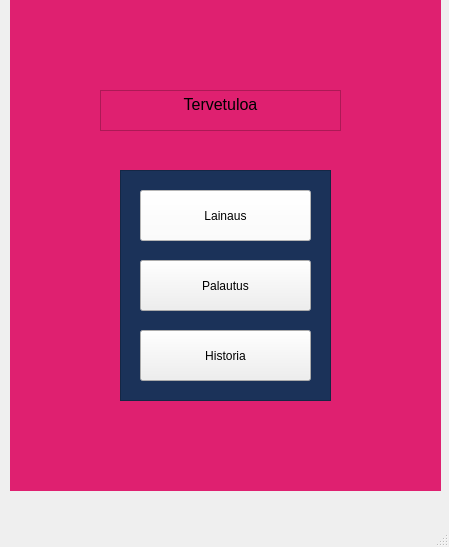
<?xml version="1.0" encoding="UTF-8"?>
<ui version="4.0">
 <class>MainWindow</class>
 <widget class="QMainWindow" name="MainWindow">
  <property name="geometry">
   <rect>
    <x>0</x>
    <y>0</y>
    <width>449</width>
    <height>547</height>
   </rect>
  </property>
  <property name="windowTitle">
   <string>MainWindow</string>
  </property>
  <widget class="QWidget" name="centralwidget">
   <widget class="QStackedWidget" name="stackedWidget">
    <property name="geometry">
     <rect>
      <x>10</x>
      <y>0</y>
      <width>431</width>
      <height>491</height>
     </rect>
    </property>
    <property name="styleSheet">
     <string notr="true">background-color: rgb(0, 149, 178);
background-color: rgb(223, 32, 112);</string>
    </property>
    <property name="currentIndex">
     <number>0</number>
    </property>
    <widget class="QWidget" name="page">
     <widget class="QFrame" name="frame">
      <property name="geometry">
       <rect>
        <x>110</x>
        <y>170</y>
        <width>211</width>
        <height>231</height>
       </rect>
      </property>
      <property name="styleSheet">
       <string notr="true">background-color: rgb(27, 50, 89);</string>
      </property>
      <property name="frameShape">
       <enum>QFrame::Shape::StyledPanel</enum>
      </property>
      <property name="frameShadow">
       <enum>QFrame::Shadow::Raised</enum>
      </property>
      <widget class="QPushButton" name="lainausnappi">
       <property name="geometry">
        <rect>
         <x>20</x>
         <y>20</y>
         <width>171</width>
         <height>51</height>
        </rect>
       </property>
       <property name="styleSheet">
        <string notr="true">background-color: rgb(255, 255, 255);</string>
       </property>
       <property name="text">
        <string>Lainaus</string>
       </property>
      </widget>
      <widget class="QPushButton" name="palautusnappi">
       <property name="geometry">
        <rect>
         <x>20</x>
         <y>90</y>
         <width>171</width>
         <height>51</height>
        </rect>
       </property>
       <property name="styleSheet">
        <string notr="true">background-color: rgb(239, 239, 239);</string>
       </property>
       <property name="text">
        <string>Palautus</string>
       </property>
      </widget>
      <widget class="QPushButton" name="historianappi">
       <property name="geometry">
        <rect>
         <x>20</x>
         <y>160</y>
         <width>171</width>
         <height>51</height>
        </rect>
       </property>
       <property name="styleSheet">
        <string notr="true">background-color: rgb(239, 239, 239);</string>
       </property>
       <property name="text">
        <string>Historia</string>
       </property>
      </widget>
     </widget>
     <widget class="QTextEdit" name="tervetuloa">
      <property name="geometry">
       <rect>
        <x>90</x>
        <y>90</y>
        <width>241</width>
        <height>41</height>
       </rect>
      </property>
      <property name="html">
       <string>&lt;!DOCTYPE HTML PUBLIC &quot;-//W3C//DTD HTML 4.0//EN&quot; &quot;http://www.w3.org/TR/REC-html40/strict.dtd&quot;&gt;
&lt;html&gt;&lt;head&gt;&lt;meta name=&quot;qrichtext&quot; content=&quot;1&quot; /&gt;&lt;meta charset=&quot;utf-8&quot; /&gt;&lt;style type=&quot;text/css&quot;&gt;
p, li { white-space: pre-wrap; }
hr { height: 1px; border-width: 0; }
li.unchecked::marker { content: &quot;\2610&quot;; }
li.checked::marker { content: &quot;\2612&quot;; }
&lt;/style&gt;&lt;/head&gt;&lt;body style=&quot; font-family:'Segoe UI'; font-size:9pt; font-weight:400; font-style:normal;&quot;&gt;
&lt;p align=&quot;center&quot; style=&quot; margin-top:0px; margin-bottom:0px; margin-left:0px; margin-right:0px; -qt-block-indent:0; text-indent:0px;&quot;&gt;&lt;span style=&quot; font-family:'MS Shell Dlg 2'; font-size:12pt;&quot;&gt;Tervetuloa&lt;/span&gt;&lt;/p&gt;&lt;/body&gt;&lt;/html&gt;</string>
      </property>
     </widget>
    </widget>
    <widget class="QWidget" name="page_2">
     <widget class="QFrame" name="frame_6">
      <property name="geometry">
       <rect>
        <x>50</x>
        <y>60</y>
        <width>341</width>
        <height>401</height>
       </rect>
      </property>
      <property name="styleSheet">
       <string notr="true">background-color: rgb(0, 149, 178);</string>
      </property>
      <property name="frameShape">
       <enum>QFrame::Shape::StyledPanel</enum>
      </property>
      <property name="frameShadow">
       <enum>QFrame::Shadow::Raised</enum>
      </property>
      <widget class="QLabel" name="otsikkolainaus">
       <property name="geometry">
        <rect>
         <x>120</x>
         <y>30</y>
         <width>101</width>
         <height>16</height>
        </rect>
       </property>
       <property name="maximumSize">
        <size>
         <width>101</width>
         <height>16</height>
        </size>
       </property>
       <property name="styleSheet">
        <string notr="true"/>
       </property>
       <property name="text">
        <string>&lt;html&gt;&lt;head/&gt;&lt;body&gt;&lt;p align=&quot;center&quot;&gt;&lt;span style=&quot; font-size:10pt; font-weight:600;&quot;&gt;Lainaus&lt;/span&gt;&lt;/p&gt;&lt;/body&gt;&lt;/html&gt;</string>
       </property>
      </widget>
      <widget class="QComboBox" name="lainauksenvalikoima">
       <property name="geometry">
        <rect>
         <x>40</x>
         <y>80</y>
         <width>261</width>
         <height>21</height>
        </rect>
       </property>
       <property name="styleSheet">
        <string notr="true">background-color: rgb(239, 239, 239);
</string>
       </property>
      </widget>
      <widget class="QTableWidget" name="lainausvalikoimalista">
       <property name="geometry">
        <rect>
         <x>20</x>
         <y>150</y>
         <width>301</width>
         <height>101</height>
        </rect>
       </property>
       <property name="toolTip">
        <string>&lt;html&gt;&lt;head/&gt;&lt;body&gt;&lt;p align=&quot;center&quot;&gt;&lt;br/&gt;&lt;/p&gt;&lt;/body&gt;&lt;/html&gt;</string>
       </property>
       <property name="styleSheet">
        <string notr="true">background-color: rgb(239, 239, 239);
gridline-color: rgb(27, 50, 89);</string>
       </property>
       <row>
        <property name="text">
         <string>Tavara</string>
        </property>
       </row>
       <column>
        <property name="text">
         <string>Tavara 1</string>
        </property>
       </column>
       <column>
        <property name="text">
         <string>Tavara 2</string>
        </property>
       </column>
      </widget>
      <widget class="QFrame" name="frame_2">
       <property name="geometry">
        <rect>
         <x>200</x>
         <y>300</y>
         <width>131</width>
         <height>91</height>
        </rect>
       </property>
       <property name="styleSheet">
        <string notr="true">background-color: rgb(27, 50, 89);
</string>
       </property>
       <property name="frameShape">
        <enum>QFrame::Shape::StyledPanel</enum>
       </property>
       <property name="frameShadow">
        <enum>QFrame::Shadow::Raised</enum>
       </property>
       <widget class="QPushButton" name="palaanappilainauksessa">
        <property name="geometry">
         <rect>
          <x>10</x>
          <y>10</y>
          <width>111</width>
          <height>31</height>
         </rect>
        </property>
        <property name="styleSheet">
         <string notr="true">background-color: rgb(239, 239, 239);</string>
        </property>
        <property name="text">
         <string>Palaa</string>
        </property>
       </widget>
       <widget class="QPushButton" name="vahvistanappilainauksessa">
        <property name="geometry">
         <rect>
          <x>10</x>
          <y>50</y>
          <width>111</width>
          <height>31</height>
         </rect>
        </property>
        <property name="styleSheet">
         <string notr="true">background-color: rgb(239, 239, 239);</string>
        </property>
        <property name="text">
         <string>Vahvista</string>
        </property>
       </widget>
      </widget>
     </widget>
    </widget>
    <widget class="QWidget" name="page_3">
     <widget class="QFrame" name="frame_7">
      <property name="geometry">
       <rect>
        <x>60</x>
        <y>80</y>
        <width>321</width>
        <height>361</height>
       </rect>
      </property>
      <property name="styleSheet">
       <string notr="true">background-color: rgb(0, 149, 178);</string>
      </property>
      <property name="frameShape">
       <enum>QFrame::Shape::StyledPanel</enum>
      </property>
      <property name="frameShadow">
       <enum>QFrame::Shadow::Raised</enum>
      </property>
      <widget class="QFrame" name="frame_3">
       <property name="geometry">
        <rect>
         <x>180</x>
         <y>260</y>
         <width>131</width>
         <height>91</height>
        </rect>
       </property>
       <property name="styleSheet">
        <string notr="true">background-color: rgb(27, 50, 89);</string>
       </property>
       <property name="frameShape">
        <enum>QFrame::Shape::StyledPanel</enum>
       </property>
       <property name="frameShadow">
        <enum>QFrame::Shadow::Raised</enum>
       </property>
       <widget class="QPushButton" name="palaanappipalautuksessa">
        <property name="geometry">
         <rect>
          <x>10</x>
          <y>10</y>
          <width>111</width>
          <height>31</height>
         </rect>
        </property>
        <property name="styleSheet">
         <string notr="true">background-color: rgb(239, 239, 239);</string>
        </property>
        <property name="text">
         <string>Palaa</string>
        </property>
       </widget>
       <widget class="QPushButton" name="vahvistanappipalautuksessa">
        <property name="geometry">
         <rect>
          <x>10</x>
          <y>50</y>
          <width>111</width>
          <height>31</height>
         </rect>
        </property>
        <property name="styleSheet">
         <string notr="true">background-color: rgb(239, 239, 239);</string>
        </property>
        <property name="text">
         <string>Vahvista</string>
        </property>
       </widget>
      </widget>
      <widget class="QTextEdit" name="palautus">
       <property name="geometry">
        <rect>
         <x>70</x>
         <y>80</y>
         <width>191</width>
         <height>41</height>
        </rect>
       </property>
       <property name="html">
        <string>&lt;!DOCTYPE HTML PUBLIC &quot;-//W3C//DTD HTML 4.0//EN&quot; &quot;http://www.w3.org/TR/REC-html40/strict.dtd&quot;&gt;
&lt;html&gt;&lt;head&gt;&lt;meta name=&quot;qrichtext&quot; content=&quot;1&quot; /&gt;&lt;meta charset=&quot;utf-8&quot; /&gt;&lt;style type=&quot;text/css&quot;&gt;
p, li { white-space: pre-wrap; }
hr { height: 1px; border-width: 0; }
li.unchecked::marker { content: &quot;\2610&quot;; }
li.checked::marker { content: &quot;\2612&quot;; }
&lt;/style&gt;&lt;/head&gt;&lt;body style=&quot; font-family:'Segoe UI'; font-size:9pt; font-weight:400; font-style:normal;&quot;&gt;
&lt;p align=&quot;center&quot; style=&quot; margin-top:0px; margin-bottom:0px; margin-left:0px; margin-right:0px; -qt-block-indent:0; text-indent:0px;&quot;&gt;&lt;span style=&quot; font-family:'MS Shell Dlg 2'; font-size:12pt;&quot;&gt;Palautus&lt;/span&gt;&lt;/p&gt;&lt;/body&gt;&lt;/html&gt;</string>
       </property>
      </widget>
     </widget>
    </widget>
    <widget class="QWidget" name="page_4">
     <widget class="QFrame" name="frame_8">
      <property name="geometry">
       <rect>
        <x>20</x>
        <y>30</y>
        <width>391</width>
        <height>431</height>
       </rect>
      </property>
      <property name="styleSheet">
       <string notr="true">background-color: rgb(75, 188, 197);</string>
      </property>
      <property name="frameShape">
       <enum>QFrame::Shape::StyledPanel</enum>
      </property>
      <property name="frameShadow">
       <enum>QFrame::Shadow::Raised</enum>
      </property>
      <widget class="QLabel" name="historia">
       <property name="geometry">
        <rect>
         <x>150</x>
         <y>20</y>
         <width>101</width>
         <height>16</height>
        </rect>
       </property>
       <property name="maximumSize">
        <size>
         <width>101</width>
         <height>16</height>
        </size>
       </property>
       <property name="text">
        <string>&lt;html&gt;&lt;head/&gt;&lt;body&gt;&lt;p align=&quot;center&quot;&gt;&lt;span style=&quot; font-size:11pt; font-weight:600;&quot;&gt;Historia&lt;/span&gt;&lt;/p&gt;&lt;/body&gt;&lt;/html&gt;</string>
       </property>
      </widget>
      <widget class="QFrame" name="frame_5">
       <property name="geometry">
        <rect>
         <x>40</x>
         <y>80</y>
         <width>311</width>
         <height>101</height>
        </rect>
       </property>
       <property name="styleSheet">
        <string notr="true">
background-color: rgb(27, 50, 89);</string>
       </property>
       <property name="frameShape">
        <enum>QFrame::Shape::StyledPanel</enum>
       </property>
       <property name="frameShadow">
        <enum>QFrame::Shadow::Raised</enum>
       </property>
       <widget class="QPushButton" name="haenappi">
        <property name="geometry">
         <rect>
          <x>210</x>
          <y>20</y>
          <width>81</width>
          <height>31</height>
         </rect>
        </property>
        <property name="styleSheet">
         <string notr="true">background-color: rgb(239, 239, 239);</string>
        </property>
        <property name="text">
         <string>Hae</string>
        </property>
       </widget>
       <widget class="QComboBox" name="tavarahistoriassa">
        <property name="geometry">
         <rect>
          <x>10</x>
          <y>40</y>
          <width>161</width>
          <height>21</height>
         </rect>
        </property>
        <property name="styleSheet">
         <string notr="true">background-color: rgb(239, 239, 239);</string>
        </property>
        <item>
         <property name="text">
          <string>Tavara</string>
         </property>
        </item>
       </widget>
       <widget class="QComboBox" name="henkilohistoriassa">
        <property name="geometry">
         <rect>
          <x>10</x>
          <y>70</y>
          <width>161</width>
          <height>22</height>
         </rect>
        </property>
        <property name="styleSheet">
         <string notr="true">background-color: rgb(239, 239, 239);</string>
        </property>
        <item>
         <property name="text">
          <string>Henkilö</string>
         </property>
        </item>
        <item>
         <property name="text">
          <string>Henkilö</string>
         </property>
        </item>
       </widget>
       <widget class="QDateEdit" name="paivahistoriassa">
        <property name="geometry">
         <rect>
          <x>10</x>
          <y>10</y>
          <width>161</width>
          <height>22</height>
         </rect>
        </property>
        <property name="styleSheet">
         <string notr="true">background-color: rgb(239, 239, 239);</string>
        </property>
       </widget>
       <widget class="QPushButton" name="haunperuutusnappi">
        <property name="geometry">
         <rect>
          <x>210</x>
          <y>60</y>
          <width>81</width>
          <height>31</height>
         </rect>
        </property>
        <property name="styleSheet">
         <string notr="true">background-color: rgb(239, 239, 239);</string>
        </property>
        <property name="text">
         <string>Peruuta</string>
        </property>
       </widget>
      </widget>
      <widget class="QTableWidget" name="historialista">
       <property name="geometry">
        <rect>
         <x>30</x>
         <y>210</y>
         <width>341</width>
         <height>131</height>
        </rect>
       </property>
       <property name="styleSheet">
        <string notr="true">background-color: rgb(239, 239, 239);
gridline-color: rgb(27, 50, 89);</string>
       </property>
       <row>
        <property name="text">
         <string>Päivä</string>
        </property>
       </row>
       <row>
        <property name="text">
         <string>Tavara</string>
        </property>
       </row>
       <row>
        <property name="text">
         <string>Henkilö</string>
        </property>
       </row>
       <column>
        <property name="text">
         <string>Lainattu</string>
        </property>
       </column>
       <column>
        <property name="text">
         <string>Palautettu</string>
        </property>
       </column>
      </widget>
      <widget class="QFrame" name="frame_4">
       <property name="geometry">
        <rect>
         <x>240</x>
         <y>360</y>
         <width>131</width>
         <height>51</height>
        </rect>
       </property>
       <property name="styleSheet">
        <string notr="true">background-color: rgb(27, 50, 89);</string>
       </property>
       <property name="frameShape">
        <enum>QFrame::Shape::StyledPanel</enum>
       </property>
       <property name="frameShadow">
        <enum>QFrame::Shadow::Raised</enum>
       </property>
       <widget class="QPushButton" name="palaanappihistoriassa">
        <property name="geometry">
         <rect>
          <x>10</x>
          <y>10</y>
          <width>111</width>
          <height>31</height>
         </rect>
        </property>
        <property name="styleSheet">
         <string notr="true">background-color: rgb(239, 239, 239);</string>
        </property>
        <property name="text">
         <string>Palaa</string>
        </property>
       </widget>
      </widget>
     </widget>
    </widget>
   </widget>
  </widget>
  <widget class="QMenuBar" name="menubar">
   <property name="geometry">
    <rect>
     <x>0</x>
     <y>0</y>
     <width>449</width>
     <height>22</height>
    </rect>
   </property>
  </widget>
  <widget class="QStatusBar" name="statusbar"/>
 </widget>
 <tabstops>
  <tabstop>lainausnappi</tabstop>
  <tabstop>palautusnappi</tabstop>
  <tabstop>lainauksenvalikoima</tabstop>
  <tabstop>palaanappilainauksessa</tabstop>
  <tabstop>vahvistanappilainauksessa</tabstop>
  <tabstop>palaanappipalautuksessa</tabstop>
  <tabstop>vahvistanappipalautuksessa</tabstop>
  <tabstop>historianappi</tabstop>
  <tabstop>paivahistoriassa</tabstop>
  <tabstop>tavarahistoriassa</tabstop>
  <tabstop>henkilohistoriassa</tabstop>
  <tabstop>haenappi</tabstop>
  <tabstop>haunperuutusnappi</tabstop>
  <tabstop>palaanappihistoriassa</tabstop>
  <tabstop>lainausvalikoimalista</tabstop>
 </tabstops>
 <resources/>
 <connections/>
</ui>
